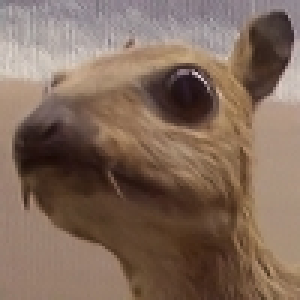
#> input picture CSME Assignment 2/data/example_image.png, 100 x 100 px (shown 3 times larger)
$ jupyter execute --allow-errors CSME2-WS21-BPA2-CNN_with_NumPy.ipynb
#> lines starting #> are read from the running program, lines starting #| are printed output that depends on the picture
# CSME2 Bonus Point Assignment II Parts 1 and 2
<div style="text-align: right;font-size: 0.8em">Document Version 2.1.2, released 2022-02-17</div>
For task instructions, refer to the assignment PDF.

* The parts of the code you are to implement are indicated via `# FILL HERE` comments.
* Some cells create export file in the `output/` folder. _Include whole `output/` folder in your submission_.
* Make sure you restart the notebook's kernel and run everything in one go before submission
* DO NOT CLEAR THE OUTPUT of the notebook you are submitting.

[cell 1]
import numpy as np
import matplotlib.pyplot as plt
import matplotlib.image as mpimg
from pathlib import Path

ROOT = Path('.')
DATA = ROOT / 'data'
EXAMPLE_IMAGE = DATA / 'example_image.png'
OUTPUT = ROOT / 'output'

OUTPUT.mkdir(exist_ok=True)

seed = 42

## Padding

_v2.1.0: add documentation_

[cell 2]
def add_padding(image, P):
    """
    Add padding to the input images

    Args:
        image: Batch of images. Shape is (batch_size, h_in, w_in, F_in)
        P: int: amount of padding to add on each side in each dimension

    Returns:
        padded_image: Padded batch of images. Shape is (batch_size, h_padded, w_padded, F_in).
    """

    ##### FILL HERE #####
    #### Question 1.1 ###
    padded_image = None

    padded_image = np.pad(image, ((0,0),(P,P),(P,P),(0,0)), 'constant', constant_values=0)
    #####################

    return padded_image

[cell 3]
### TEST ###
__images = np.random.randn(5,4,3,2)
__padded = add_padding(__images, P=1)
assert np.isclose(__padded[:,0,:,:], 0).all()
assert np.isclose(__padded[:, -1,:,:], 0).all()
assert np.isclose(__padded[:,:, 0,:], 0).all()
assert np.isclose(__padded[:,:, -1,:], 0).all()
assert __padded.shape == (5, 6, 5, 2)
assert np.isclose(__padded[:, 1:-1, 1:-1, :], __images).all()
print('Success')

## Convolve
_v2.1.0: add documentation_

[cell 4]
def convolve(kernels, images, S):
    """
    Computes the convolution of the batch of images `images` with the kernels `kernels` with stride `S`
    Args:
        kernels: np.ndarray of shape (K, K, F_in, F_out)
        images: np.ndarray of shape (batch_size, h_in, w_in, F_in)
        S: positive integer

    Returns:
        out: np.ndarray of shape (batch_size, h_out, w_out, F_out)

    Remarks:
        The images are assumed to be ALREADY padded
    """
#> called with kernels = array of shape (2, 2, 3, 4), images = array of shape (2, 4, 6, 3), S = 2
    batch_size, h_in, w_in, F_in = images.shape
    F_out = kernels.shape[3]
    K = kernels.shape[0]
    assert F_in == kernels.shape[2], f'Size mismatch: images and kernels have different number of input filters ({F_in} != {kernels.shape[2]})'
    assert kernels.shape[0] == kernels.shape[1], 'Nonsquare kernel'

    h_out = (h_in - K) / S + 1
    w_out = (w_in - K) / S + 1

    assert int(h_out) == h_out and int(w_out) == w_out, 'Incompatible dimensions'
    h_out = int(h_out)
    w_out = int(w_out)

    ##### FILL HERE #####
    #### Question 1.2 ###
    out = None
    out = np.zeros((batch_size, h_out, w_out, F_out))


    for i in range(batch_size):
        for k_out in range(F_out):
            for p in range(h_out):
                for q in range(w_out):
                    #for k_in in range(F_in):
                    #temp_image = images[i, :, :, :]
                    #out[k_out*(i+1), p, q, k_in] = np.sum( np.multiply (temp_image[p:K+p , q:K+q, k_in],kernels[: , : , k_in , k_out]) )
                    out[i, p, q, k_out] = np.sum(np.multiply(images[i, p*S:(K+p*S), q*S:(K+q*S), :],kernels[: , : , : , k_out]))
    #####################

    return out

[cell 5]
### TEST ###
__k = np.linspace(0, 1, 2*2*3*4).reshape(2, 2, 3, 4)
__images = np.linspace(0, 10, 2*4*6*3).reshape(2,4,6,3) # 2 images of size 4x6 with 3 filters
__convolved = convolve(__k, __images, S=2)
__expected = np.array([
    [
        [
            [ 6.65377176,  6.85909835,  7.06442494,  7.26975153],
            [ 9.0105639,   9.32301741,  9.63547091,  9.94792442],
            [11.36735605, 11.78693647, 12.20651689, 12.62609731]
        ],
        [
            [20.79452462, 21.64261271, 22.49070079, 23.33878887],
            [23.15131677, 24.10653177, 25.06174676, 26.01696176],
            [25.50810891, 26.57045083, 27.63279274, 28.69513465]
        ]
    ],
    [
        [
            [34.93527749, 36.42612706, 37.91697664, 39.40782622],
            [37.29206963, 38.89004612, 40.48802262, 42.08599911],
            [39.64886178, 41.35396518, 43.05906859, 44.764172  ]
        ],
        [
            [49.07603035, 51.20964142, 53.34325249, 55.47686356],
            [51.4328225,  53.67356048, 55.91429847, 58.15503645],
            [53.78961464, 56.13747954, 58.48534444, 60.83320934]
        ]
    ]
])
assert __convolved.shape == __expected.shape
assert np.isclose(__convolved, __expected).all()
print('Success')

## Filter Example

[cell 6]
def filter_example():
    example_img = mpimg.imread(EXAMPLE_IMAGE)
#> example_img is the input picture: shape (100, 100, 3) float32; mean R, G, B 0.507, 0.416, 0.358
    plt.imshow(example_img)
    plt.title('Example Image')

    # Add a batch dimension to match with our requirements
    example_img = example_img[np.newaxis, :, :, :]
    batch_size, h_in, w_in, F_in = example_img.shape


    ##### FILL HERE #####
    #### Question 1.3 ###
    filtered_images = np.zeros((6, *example_img.shape[1:]), dtype=float)
    identity = np.atleast_3d(np.array([[0, 0, 0],[0, 1, 0],[0, 0, 0]]))
    sharpening = np.atleast_3d(np.array([[0, -1, 0],[-1, 5, -1],[0, -1, 0]]))
    edge_detect1 = np.atleast_3d(np.array([[1, 0, -1],[0, 0, 0],[-1, 0, 1]]))
    edge_detect2 = np.atleast_3d(np.array([[0, 1, 0],[1, -4, 1],[0, 1, 0]]))
    edge_detect3 = np.atleast_3d(np.array([[-1, -1, -1],[-1, 8, -1],[-1, -1, -1]]))
    gauss_blur = np.atleast_3d((np.array([[1, 2, 1],[2, 4, 2],[1, 2, 1]]))/16)

    global kernels
    kernels = np.concatenate((identity[...,np.newaxis],sharpening[...,np.newaxis], edge_detect1[...,np.newaxis], edge_detect2[...,np.newaxis], edge_detect3[...,np.newaxis], gauss_blur[...,np.newaxis]),axis=3)
    K,F_out = kernels.shape[0], kernels.shape[3]
    filtered_images = np.zeros((kernels.shape[3], *example_img.shape[1:]), dtype=float)
    example_img = add_padding(example_img , 1)
    for f_in_layer in range(F_in):
        temp_img = example_img[:, :, :, f_in_layer]
        temp_img = temp_img[..., np.newaxis]
        convolve(kernels, temp_img, 1)
        for f_out_layer in range(F_out):
            filtered_images[ f_out_layer, :, :, f_in_layer] = convolve(kernels, temp_img, 1)[0,:,:,f_out_layer]
    #####################

    # You may need to re-order this list to have the correct titles
    names = ['Identity', 'Sharpening', 'Edge detection 1', 'Edge detection 2', 'Edge detection 3', 'Gaussian blur 3x3']
    fig, axs = plt.subplots(2, 3, figsize=(30,30))

    for b in range(filtered_images.shape[0]):
        i = b // 3
        j = b % 3
        axs[i, j].imshow(filtered_images[b, :, :, :])
        axs[i, j].set_title(names[b])


filter_example()
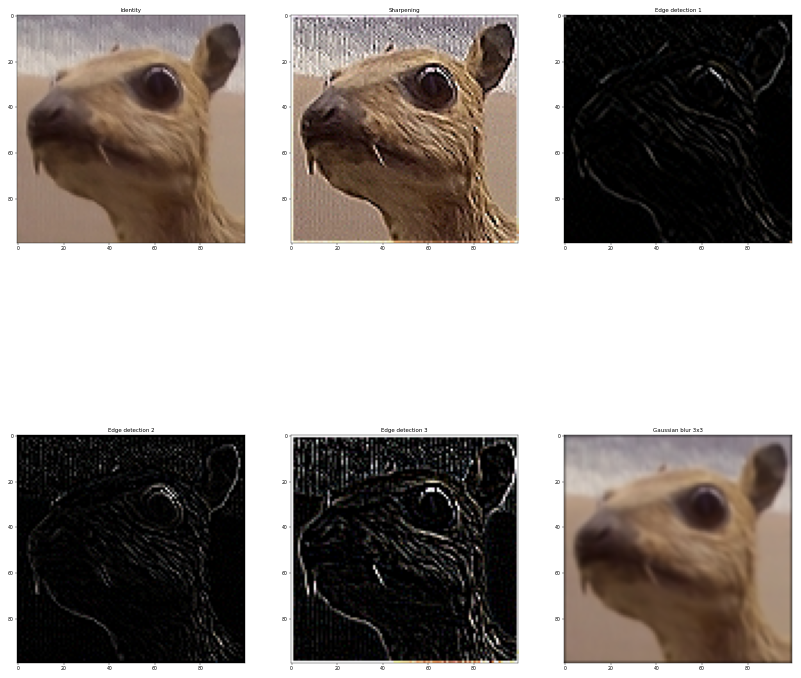
#> figure drawn by matplotlib, 6 panels
#> (the rest of the program and of its run is left out)
